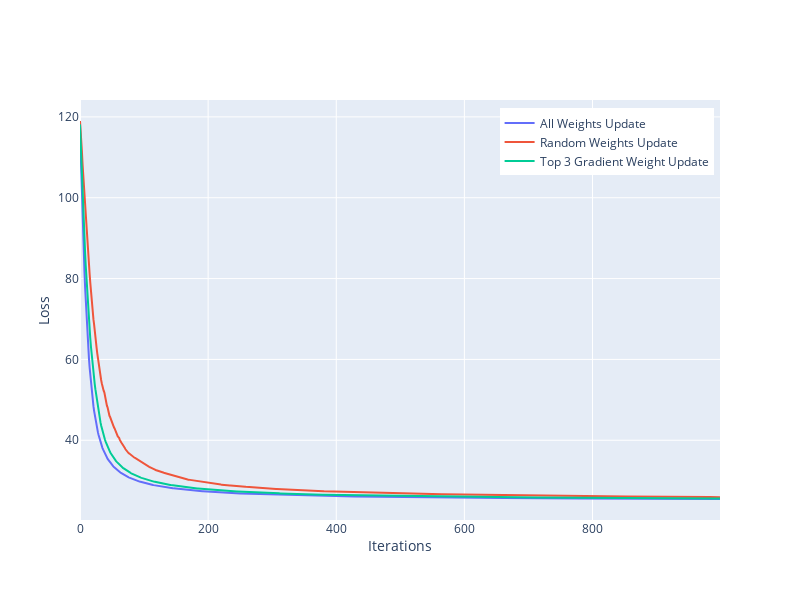

Notebook code cell kept with this figure:
### Code cell
runs = 1
max_iters = 1000
nfeats = len(X.columns)
topk=3

fig = go.Figure()
fin_loss = []

for i in range(runs):
    X_train, X_test, y_train, y_test = train_test_split(X, Y, test_size=0.33)
    
    scaler = StandardScaler()
    scaler.fit(X_train)
    X_train=scaler.transform(X_train)
    X_test=scaler.transform(X_test)
    
    X_train = np.append(X_train,np.ones([len(X_train),1]),1)
    X_test = np.append(X_test,np.ones([len(X_test),1]),1)

    y_train = y_train.reshape([-1,1])
    y_test = y_test.reshape([-1,1])

    weights = np.random.random([nfeats+1,1])
    weightsRandomUpdate = weights.copy() 
    weightsTopGradUpdate = weights.copy() 

    loss = []
    lossTopGradUpdate = []
    lossRandomUpdate = []

    for it in range(max_iters):
        # All weights update
        weights = grad_update(X_train,y_train,weights)
        curr_loss = loss_func(X_train,y_train,weights)
        
        # Random weights update
        weightsRandomUpdate = grad_update(X_train,y_train,weightsRandomUpdate,feats_selection = 'random')
        curr_loss_rand_update = loss_func(X_train,y_train,weightsRandomUpdate)

        # Only Highest Gradient weight update
        weightsTopGradUpdate = grad_update(X_train,y_train,weightsTopGradUpdate,feats_selection='top',topk=topk)
        curr_loss_top_grad = loss_func(X_train,y_train,weightsTopGradUpdate)
        
        if it%100==0:
            print(f"Iteration {it} :: Current training loss: {curr_loss:0.2f} :: {curr_loss_rand_update:0.2f} :: {curr_loss_top_grad:0.2f}")

        loss.append(curr_loss)
        lossRandomUpdate.append(curr_loss_rand_update)
        lossTopGradUpdate.append(curr_loss_top_grad)
        
    fin_loss.append(curr_loss)

    fig.add_trace(go.Scatter(x = list(range(max_iters)), y = loss, mode = 'lines', name = f"All Weights Update"))
    
    fig.add_trace(go.Scatter(x = list(range(max_iters)), y = lossRandomUpdate, mode = 'lines', name = f"Random Weights Update"))
    
    fig.add_trace(go.Scatter(x = list(range(max_iters)), y = lossTopGradUpdate, mode = 'lines', name = f"Top {topk} Gradient Weight Update"))

fig.update_layout(
    autosize=False,
    width=800,
    height=600,
    legend=dict(
    yanchor="top",
    y=0.98,
    xanchor="right",
    x=0.99
)
)

fig.update_xaxes(
        title_text = "Iterations",
        title_standoff = 5)

fig.update_yaxes(
        title_text = "Loss",
        title_standoff = 5)

fig.show()

### Figure 1 — Plotly figure (JSON) as saved in the notebook; plotly's stock layout.template omitted (floating-point values rounded to 4 significant figures; data arrays with more than 128 entries replaced by an {"elided": "..."} marker saying what was removed)
{"data": [{"mode": "lines", "name": "All Weights Update", "type": "scatter", "x": {"elided": "1000 int values"}, "y": {"elided": "1000 float values"}}, {"mode": "lines", "name": "Random Weights Update", "type": "scatter", "x": {"elided": "1000 int values"}, "y": {"elided": "1000 float values"}}, {"mode": "lines", "name": "Top 3 Gradient Weight Update", "type": "scatter", "x": {"elided": "1000 int values"}, "y": {"elided": "1000 float values"}}], "layout": {"autosize": false, "height": 600, "legend": {"x": 0.99, "xanchor": "right", "y": 0.98, "yanchor": "top"}, "width": 800, "xaxis": {"title": {"standoff": 5, "text": "Iterations"}}, "yaxis": {"title": {"standoff": 5, "text": "Loss"}}}}
